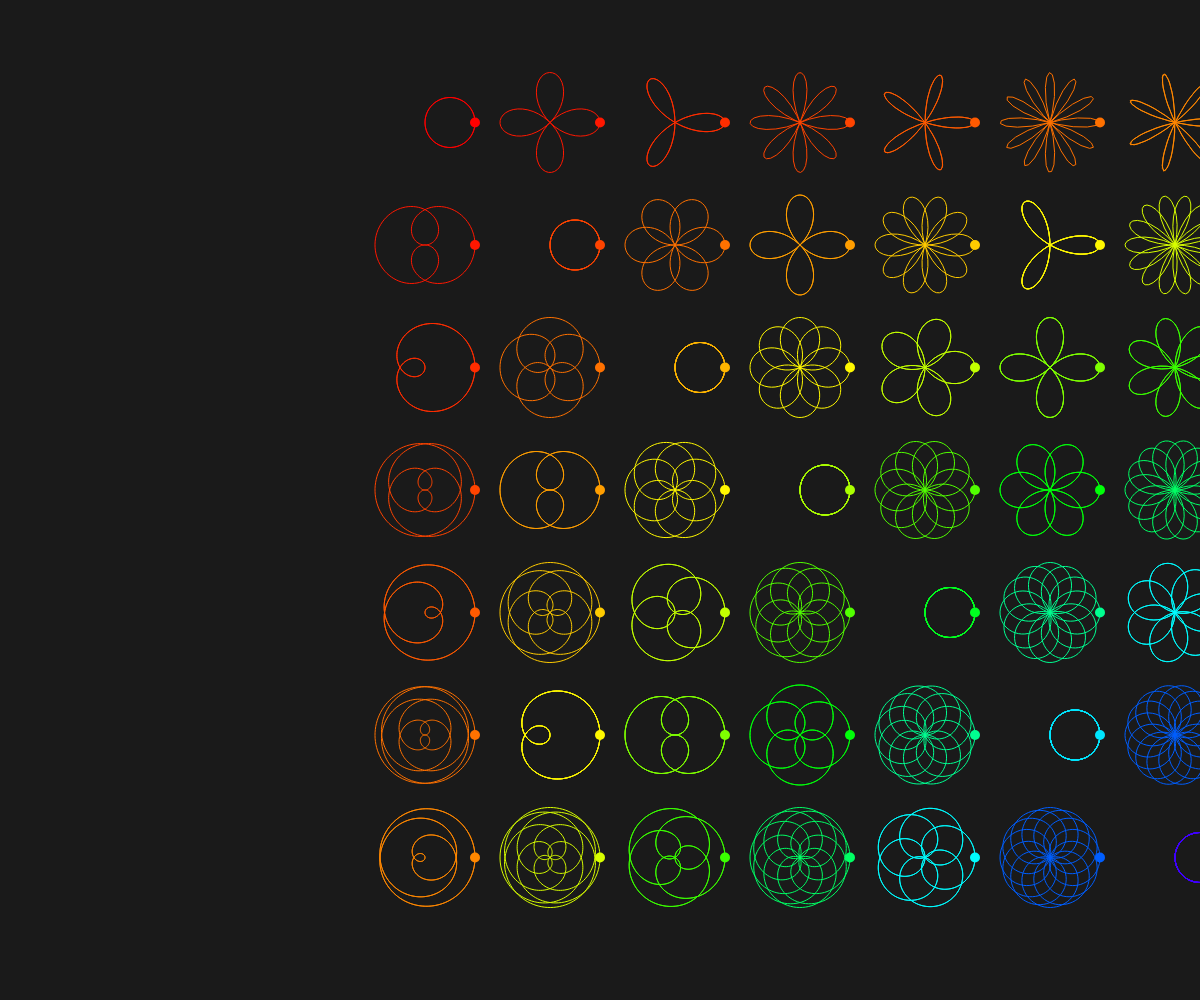
Frame 1 (no input)
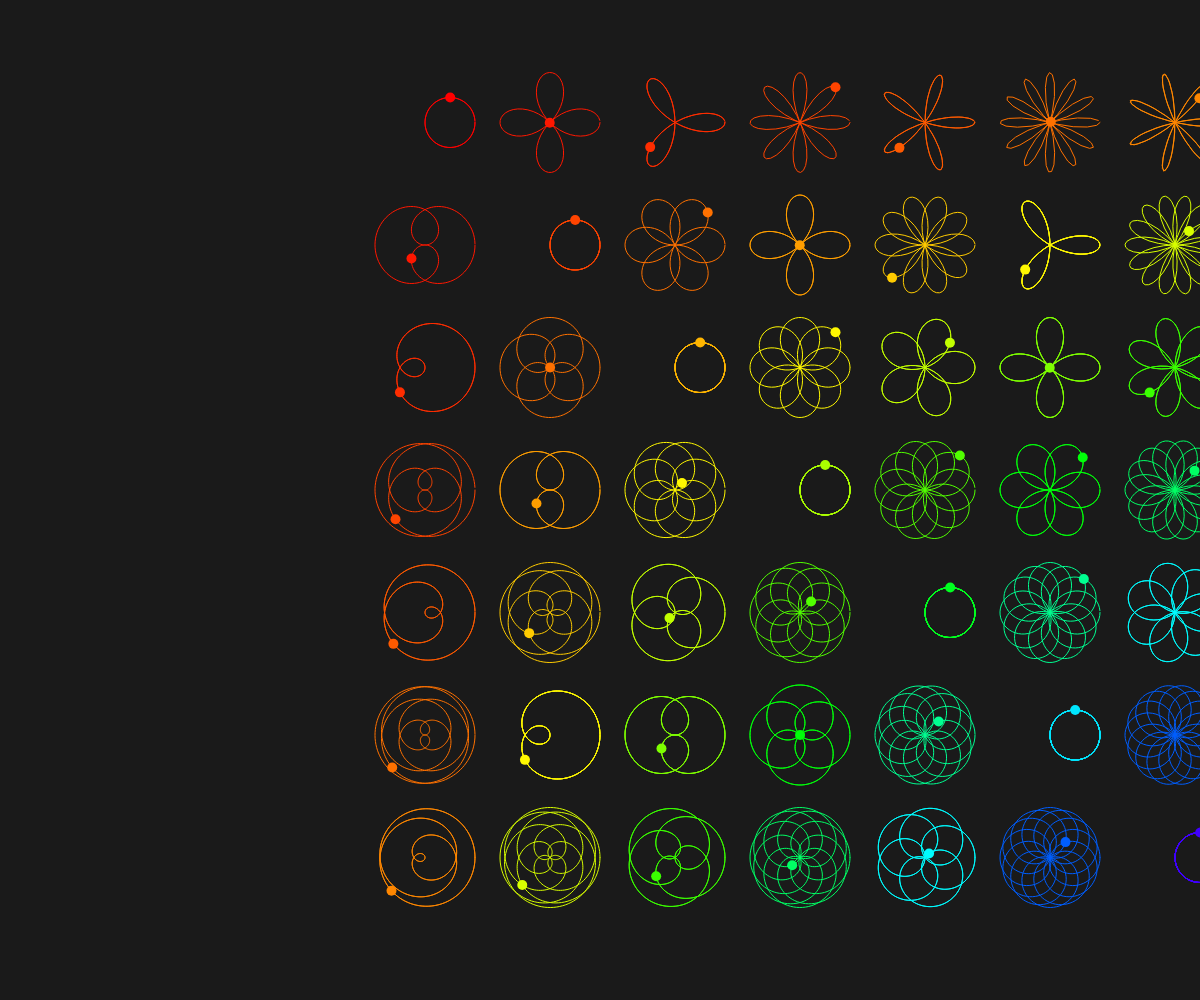
Frame 60 (no input)
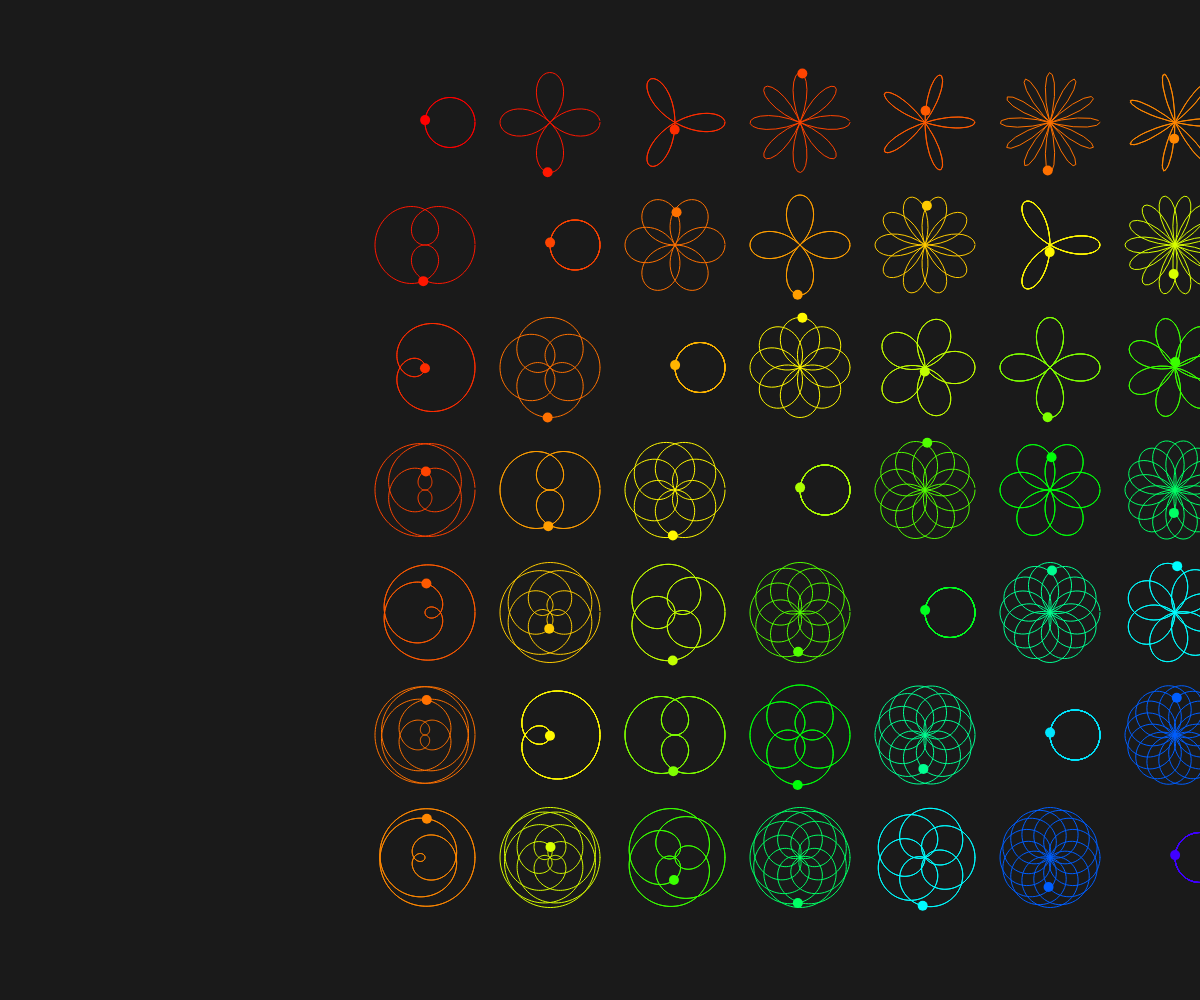
Frame 120 (the mouse pressed at the canvas centre since frame 60)

The p5.js sketch that drew these frames (run headless with seeded random() and noise() and a simulated clock; from frame 60 on, the mouse is pressed at the canvas centre):

// p5.js sketch
// ── sketch.js
let a = 50;
let speed = 2e-2; // 0.02

let t = 0;
function setup() {
  createCanvas(windowWidth, windowHeight);

  colorMode(HSB);
}

function draw() {
  background(10);

  translate(width / 4, 0)
  for (let n = 1; n <= 7; n++) {
    for (let d = 1; d <= 7; d++) {

      push();
      translate((a * 2.5) * n, ((a - 1) * 2.5) * d)
      rose(n, d);

      let k = n / d;

      let x = a * cos(k * t) * cos(t);
      let y = a * cos(k * t) * sin(t);

      noStroke()
      fill(map(n * d, 1, 49, 0, 255), 255, 255);
      circle(x, y, 10)

      pop();
    }
  }

  t += speed *2;

}

let rose = (n, d) => {

  noFill();
  beginShape();
  for (let angle = 0; angle < TWO_PI * d; angle += speed * 3) {
    let k = n / d;


    let x = a * cos(k * angle) * cos(angle);
    let y = a * cos(k * angle) * sin(angle);

    stroke(map(n * d, 1, 49, 0, 255), 255, 255);
    vertex(x, y);

  }
  endShape();
}
